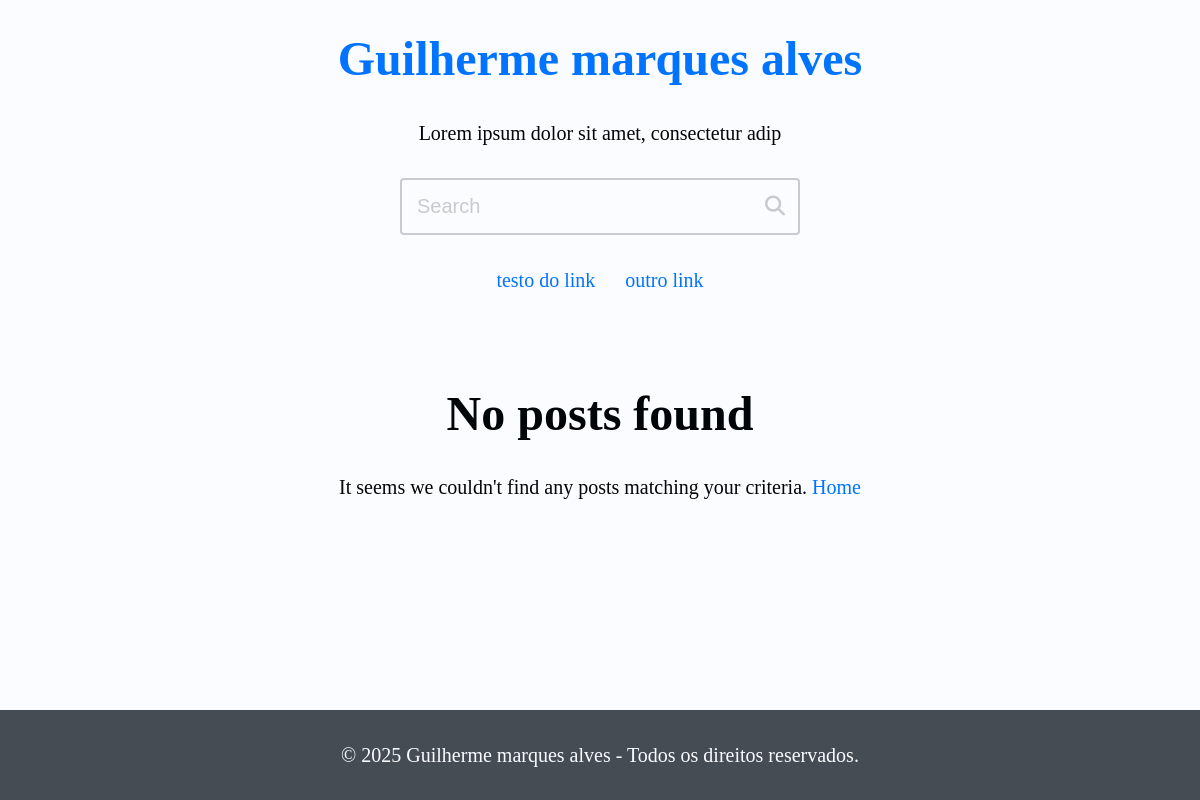
/, run on an earlier commit of the app's database.
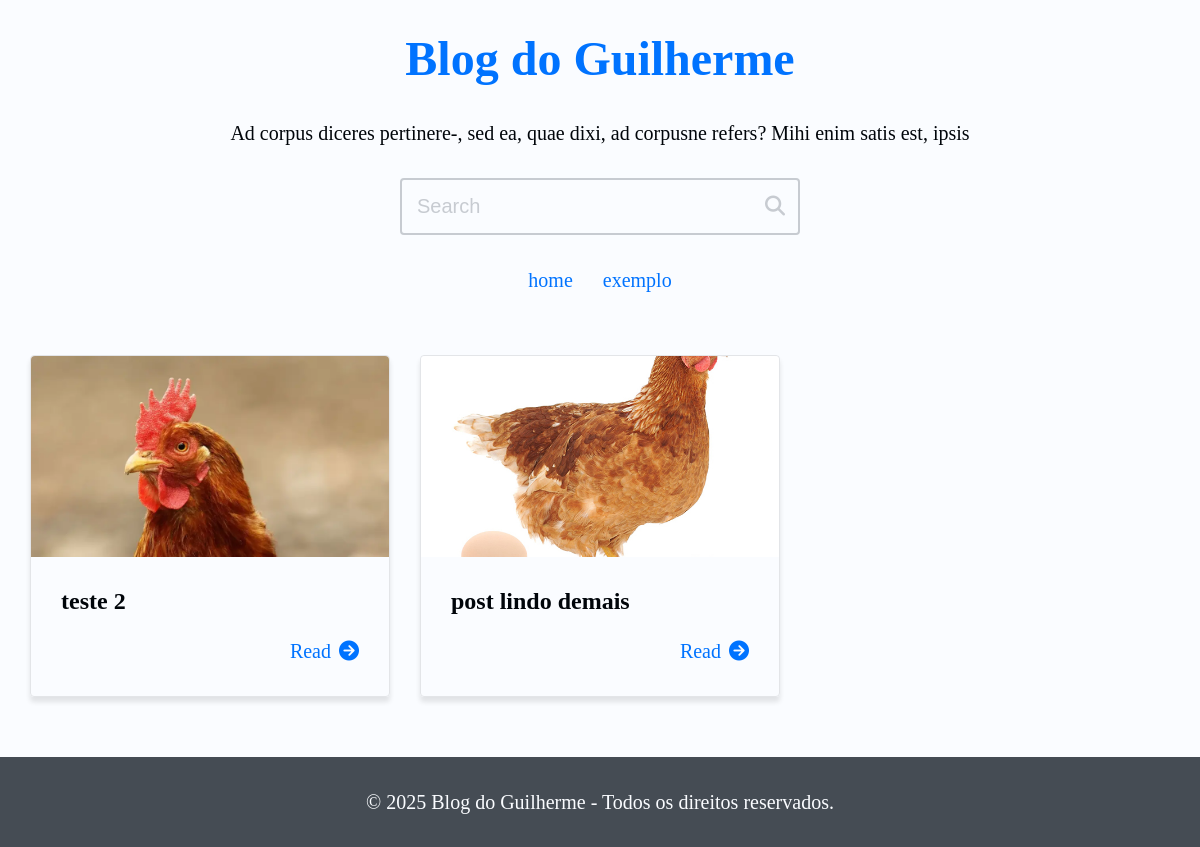
And on a later commit of the database.
### site_setup/models.py (models this page shows, shortened)
class SiteSetup(models.Model):
    class Meta:
        verbose_name = 'Setup'
        verbose_name_plural = 'Setup'
    title = models.CharField(max_length=65)
    description = models.CharField(max_length=255)
    show_header = models.BooleanField(default=True)
    show_search = models.BooleanField(default=True)
    show_menu = models.BooleanField(default=True)
    show_description = models.BooleanField(default=True)
    show_pagination = models.BooleanField(default=True)
    show_footer = models.BooleanField(default=True)
    favicon = models.ImageField(
        upload_to='assets/favicon/%Y/%m',
        blank=True, null=True,
        validators=[validate_png],  # Assuming validate_png is defined in utils/model_validators.py
        )

class MenuLink(models.Model):
    class Meta:
        verbose_name = 'Menu Link'
        verbose_name_plural = 'Menu Links'
    text = models.CharField(max_length=50)
    url_or_path = models.CharField(max_length=2048)
    new_tab = models.BooleanField(default=False)
    site_setup = models.ForeignKey(
        'SiteSetup', on_delete=models.CASCADE, blank=True, null=True,
        default=None, related_name='menu'
    )

### blog/models.py (models this page shows, shortened)
class Post(models.Model):
    class Meta:
        verbose_name = 'Post'
        verbose_name_plural = 'Posts'
    is_published = models.BooleanField(default=False)
    objects = PostManager()
    title = models.CharField(max_length=65,)
    slug = models.SlugField(
        unique=True, default="",
        null=False, blank=True, max_length=255
    )
    excerpt = models.CharField(max_length=150)
    is_published = models.BooleanField(
        default=False,
        help_text=(
            'Este campo precisará estar marcado '
            'para o post ser exibido publicamente.'
        ),
    )
    content = models.TextField()
    cover = models.ImageField(upload_to='posts/%Y/%m/', blank=True, default='')
    cover_in_post_content = models.BooleanField(
        default=True,
        help_text='Se marcado, exibirá a capa dentro do post.',
    )
    created_at = models.DateTimeField(auto_now_add=True)
    created_by = models.ForeignKey(
        User,
        on_delete=models.SET_NULL,
        blank=True, null=True,
        related_name='post_created_by'
    )
    updated_at = models.DateTimeField(auto_now=True)
    updated_by = models.ForeignKey(
        User,
        on_delete=models.SET_NULL,
        blank=True, null=True,
        related_name='post_updated_by'
    )
    category = models.ForeignKey(
        Category, on_delete=models.SET_NULL, null=True, blank=True,
        default=None,
    )
    tags = models.ManyToManyField(Tag, blank=True, default='')
    def get_absolute_url(self):
        if not self.is_published:
            return reverse("blog:index")
        return reverse("blog:post", kwargs={"slug": self.slug,})

### blog/views.py (the view)
# urls.py: path('', PostListView.as_view(), name='index'),
class PostListView(ListView):
    template_name = 'blog/pages/index.html'
    context_object_name = 'posts'
    paginate_by = PER_PAGE
    queryset = Post.objects.get_published()
    def get_context_data(self, **kwargs):
        context = super().get_context_data(**kwargs)
        context.update({
            'page_title': 'Home - ',
        })
        return context

### site_setup/context_processors.py (called while the page is built)
def context_processor_example(request):
    return {
        'example': 'Veio do context processor (example)'
    }

def site_setup(request):
    setup = SiteSetup.objects.order_by('-id').first()
    return {
        'site_setup': setup,
    }

### blog/templates/blog/pages/index.html
{% extends 'blog/base.html' %}
{% block content %}
  <main class="main-content section-wrapper">
    <div class="section-content-wide">
      <div class="section-gap">
        {% if posts %}
          <div class="card-grid">
            {% for post in posts %}
              {% include 'blog/partials/_post-card.html' with i=forloop.counter0 %}
            {% endfor %}
          </div>
        {% else %}
          <div class="not-found center">
            <h1>No posts found</h1>
            <p>It seems we couldn't find any posts matching your criteria.
              <a href="{% url "blog:index" %}">Home</a>
            </p>
        {% endif %}
      </div>
    </div>
  </main>
{% endblock content %}

### blog/templates/blog/partials/_header.html (shortened to what this page needs)
<header class="header section-wrapper">
  <div class="section-content-wide">
    <div class="section-gap">
      <h1 class="blog-title center pb-base">
        <a class="blog-link" href="/">{{ site_setup.title }}</a>
      </h1>
      {% if site_setup.show_description %}
            <p class="blog-description pb-base center">{{ site_setup.description }}</p>
      {% endif %}
      {% if site_setup.show_search %}
        <div class="search pb-base center">
          <form class="search-form" action="{% url "blog:search" %}" method="get">
            <div class="search-content">
              <input
                class="search-input"
                type="search"
                name="search"
                id="search-input"
                placeholder="Search"
                value="{{ search_value }}"
                required
              >
              <button class="search-btn" type="submit" aria-labelledby="search-label">
                <i class="fa fa-search"></i>
              </button>
            </div>
          </form>
        </div>
      {% endif %}
      {% if site_setup.show_menu %}
        <nav class="menu">
          <ul class="menu-items">
            {% for link in site_setup.menu.all %}
              <li class="menu-item">
                {% if link.new_tab %}
                  <a target="_blank" class="menu-link" href="{{ link.url_or_path }}">
                    {{ link.text }}
                  </a>
              {% else %}
                  <a class="menu-link" href="{{ link.url_or_path }}">
                    {{ link.text }}
                  </a>
                {% endif %}
              </li>
            {% endfor %}
          </ul>
        </nav>
      {% endif %}
    </div>
  </div>
</header>

### blog/templates/blog/partials/_post-card.html (shortened to what this page needs)
<article class="card">
  {% if post.cover %}
    <div class="card-cover-wrapper">
      <a href="{{ post.get_absolute_url }}" class="card-cover-link">
        <img
          class="card-cover"
          loading="lazy"
          src="{{ post.cover.url }}"
          alt="Cover do post {{ post.title }}"
        >
      </a>
    </div>
  {% endif %}
  <div class="card-text-wrapper">
    <div class="card-title-wrapper">
      <h2 class="card-title">
        <a href="{{ post.get_absolute_url }}" class="card-title-link">
          {{ post.title }}
        </a>
      </h2>
    </div>
    <div class="card-content-wrapper">
      <div class="card-actions">
        <a class="card-action-link" href="{{ post.get_absolute_url }}">
          <span>Read</span>
          <i class="fa-solid fa-circle-arrow-right"></i>
        </a>
      </div>
    </div>
  </div>
</article>

### blog/templates/blog/partials/_footer.html (shortened to what this page needs)
<footer class="footer section-wrapper mt-base ">
  <div class="section-content-wide">
    <div class="section-gap">
      <div class="center">
        <a href="#"> © {% now "Y" %} {{ site_setup.title }} - Todos os direitos reservados. </a>
      </div>
    </div>
  </div>
</footer>

What changed in the data, as far as the page shows it:
changed SiteSetup: title "Guilherme marques alves" → "Blog do Guilherme"; description "Lorem ipsum dolor sit amet, consectetur adip" → "Ad corpus diceres pertinere-, sed ea, quae dixi, ad corpusne refers? Mihi enim satis est, ipsis"
changed MenuLink: text "testo do link" → "home"
changed MenuLink: url_or_path "#outro" → "/" (drawn); text "outro link" → "exemplo"
added Post: cover (picture), title "teste 2"
added Post: cover (picture), title "post lindo demais"
Also different on the page:
text no longer shown: "No posts found It seems we couldn't find any posts matching your criteria. Home"
